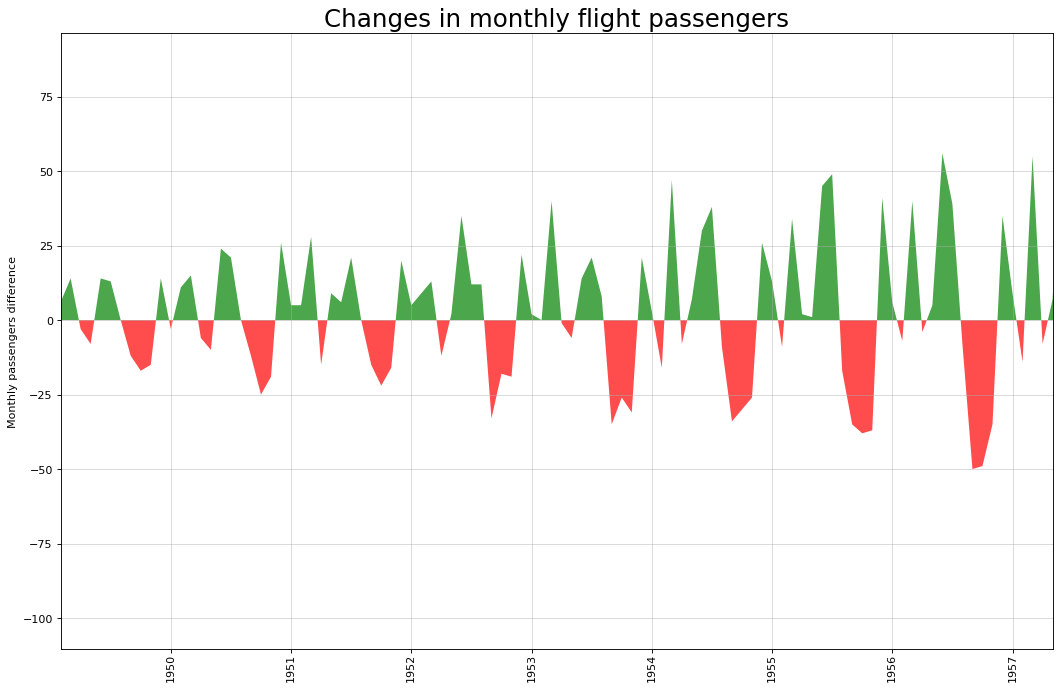

Generate this figure with Python:
import numpy as np
import matplotlib.pyplot as plt
import seaborn as sns

# let's load the data
df = sns.load_dataset('flights')
x = np.arange(df.shape[0])
y_returns = df.passengers.diff().fillna(0)


# Plot
plt.figure(figsize=(16,10), dpi= 80)
plt.fill_between(x[1:], y_returns[1:], 0, where=y_returns[1:] >= 0, facecolor='green', interpolate=True, alpha=0.7)
plt.fill_between(x[1:], y_returns[1:], 0, where=y_returns[1:] <= 0, facecolor='red', interpolate=True, alpha=0.7)



# Decorations
xtickvals = df['year']
plt.gca().set_xticks(x[::12])
plt.gca().set_xticklabels(xtickvals[::12], rotation=90, fontdict={'horizontalalignment': 'center', 'verticalalignment': 'center_baseline'})
plt.xlim(1,100)
plt.title("Changes in monthly flight passengers", fontsize=22)
plt.ylabel('Monthly passengers difference')
plt.grid(alpha=0.5)
plt.show()

plt.savefig('Area_BarChart_mpl.png')